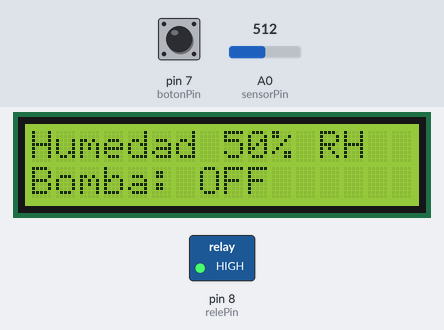
A sketch run on a simulated Arduino Uno, built with avr-gcc and run on an emulated ATmega328P. Parts: 16×2 character LCD, switched loads named in the sketch (green lamp = pin HIGH). The inputs (shaded band) are chosen by the test bench; at power-on: A0 (sensorPin) = 512, pin 7 (botonPin) HIGH. What the sketch prints to the serial monitor is not drawn.

Above: at 2.8 s.
2.9 s: A0 (sensorPin) set to 384
At 3.5 s:
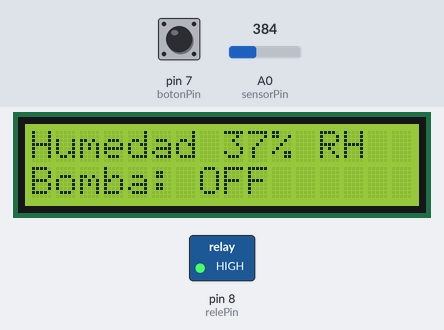
4.4 s: A0 (sensorPin) set to 356
At 5.3 s:
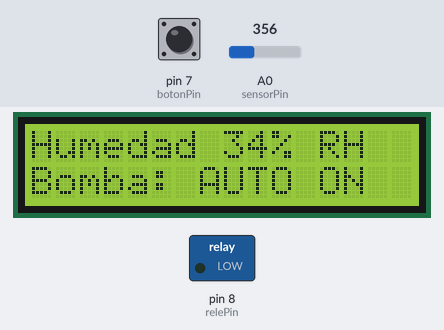
5.9 s: pin 7 (botonPin) pulled LOW for 1 s
At 6.9 s:
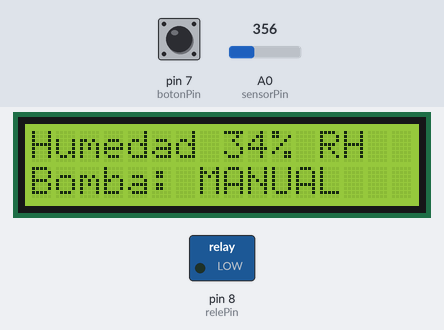
8.6 s: A0 (sensorPin) set to 109
At 9.8 s:
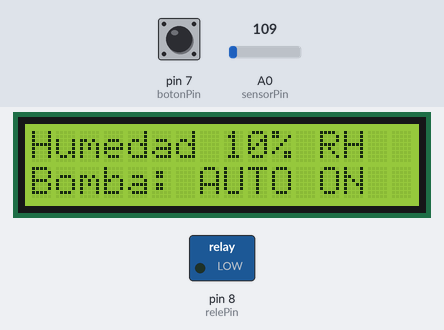
10.1 s: A0 (sensorPin) set to 102
At 10.8 s:
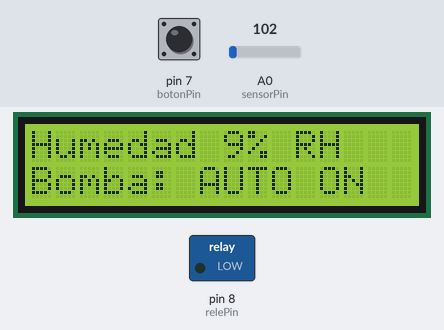
11.6 s: pin 7 (botonPin) pulled LOW for 1 s
At 12.6 s:
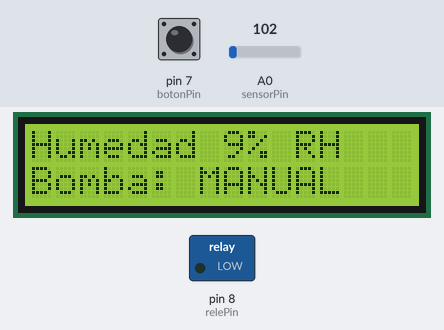
Timing chart, 0 to 14.6 s (numbered marks = the images above; inputs shaded):
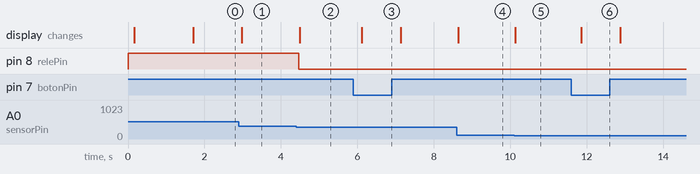

Measured:
- the behaviour switches between 369 and 368 on A0 (sensorPin) (found by bisection; images 1 and 2)
- after the input at 2.9 s, the display: changes after 0.08 s (image 1)
- after the input at 4.4 s, pin 8 (relePin): HIGH → LOW after 0.07 s; the display: changes after 0.09 s (image 2)
- after the input at 5.9 s, the display: changes after 0.22 s (image 3)
- after the input at 8.6 s, the display: changes at once (image 4)
- after the input at 10.1 s, the display: changes at once (image 5)
- after the input at 11.6 s, the display: changes after 0.26 s (image 6)

The sketch:

riego_automatico_arduino.ino
```cpp
#include <LiquidCrystal.h>

// Proyecto: Riego automatico con Arduino UNO
// LCD 16x2 paralelo, potenciometro/sensor en A0, rele en D8 y pulsador en D7.

// LCD: RS, E, D4, D5, D6, D7
LiquidCrystal lcd(12, 11, 5, 4, 3, 2);

const int sensorPin = A0;
const int relePin = 8;
const int botonPin = 7;

// Umbrales de control automatico
const int humedadEncenderBomba = 35;
const int humedadApagarBomba = 55;

// true para modulos de rele activos en LOW.
// Si tu rele enciende con HIGH, cambia este valor a false.
const bool releActivoEnBajo = true;

bool bombaEncendida = false;
bool bombaAuto = false;
bool bombaManualFija = false;
bool botonMantenido = false;

bool ultimoEstadoBoton = HIGH;
bool estadoBotonEstable = HIGH;

unsigned long ultimoCambioBoton = 0;
unsigned long ultimoClick = 0;

const unsigned long tiempoRebote = 50;
const unsigned long tiempoDobleClick = 400;

int leerHumedad(int lectura) {
  // Con potenciometro:
  // 0 = 0%, 1023 = 100%
  int humedad = map(lectura, 0, 1023, 0, 100);
  humedad = constrain(humedad, 0, 100);
  return humedad;
}

void controlarRele(bool encender) {
  bombaEncendida = encender;

  if (releActivoEnBajo) {
    digitalWrite(relePin, encender ? LOW : HIGH);
  } else {
    digitalWrite(relePin, encender ? HIGH : LOW);
  }
}

void evaluarHumedad(int humedad) {
  if (humedad <= humedadEncenderBomba) {
    bombaAuto = true;
  }

  if (humedad >= humedadApagarBomba) {
    bombaAuto = false;
  }
}

void leerBoton() {
  bool lectura = digitalRead(botonPin);

  if (lectura != ultimoEstadoBoton) {
    ultimoCambioBoton = millis();
    ultimoEstadoBoton = lectura;
  }

  if ((millis() - ultimoCambioBoton) > tiempoRebote) {
    if (lectura != estadoBotonEstable) {
      estadoBotonEstable = lectura;

      if (estadoBotonEstable == LOW) {
        botonMantenido = true;

        unsigned long ahora = millis();

        if (ahora - ultimoClick <= tiempoDobleClick) {
          bombaManualFija = !bombaManualFija;
          ultimoClick = 0;
        } else {
          ultimoClick = ahora;
        }
      }

      if (estadoBotonEstable == HIGH) {
        botonMantenido = false;
      }
    }
  }
}

void actualizarBomba() {
  bool encender = bombaAuto || botonMantenido || bombaManualFija;
  controlarRele(encender);
}

void mostrarLCD(int humedad) {
  lcd.setCursor(0, 0);
  lcd.print("Humedad ");
  lcd.print(humedad);
  lcd.print("% RH   ");

  lcd.setCursor(0, 1);

  if (bombaManualFija) {
    lcd.print("Bomba: FIJA ON ");
  } else if (botonMantenido) {
    lcd.print("Bomba: MANUAL  ");
  } else if (bombaAuto) {
    lcd.print("Bomba: AUTO ON ");
  } else {
    lcd.print("Bomba: OFF     ");
  }
}

void imprimirSerial(int lectura, int humedad) {
  Serial.print("A0: ");
  Serial.print(lectura);
  Serial.print(" | Humedad: ");
  Serial.print(humedad);
  Serial.print("% RH");
  Serial.print(" | Auto: ");
  Serial.print(bombaAuto ? "ON" : "OFF");
  Serial.print(" | Manual fijo: ");
  Serial.print(bombaManualFija ? "ON" : "OFF");
  Serial.print(" | Boton: ");
  Serial.print(botonMantenido ? "PRESIONADO" : "SUELTO");
  Serial.print(" | Rele: ");
  Serial.println(bombaEncendida ? "ON" : "OFF");
}

void setup() {
  Serial.begin(9600);

  pinMode(relePin, OUTPUT);
  pinMode(botonPin, INPUT_PULLUP);

  controlarRele(false);

  lcd.begin(16, 2);
  delay(100);

  lcd.clear();
  lcd.print("Riego automatico");
  lcd.setCursor(0, 1);
  lcd.print("Sistema listo");
  delay(1500);
  lcd.clear();

  Serial.println("Sistema iniciado");
}

void loop() {
  int lectura = analogRead(sensorPin);
  int humedad = leerHumedad(lectura);

  leerBoton();
  evaluarHumedad(humedad);
  actualizarBomba();

  mostrarLCD(humedad);
  imprimirSerial(lectura, humedad);

  delay(100);
}
```
